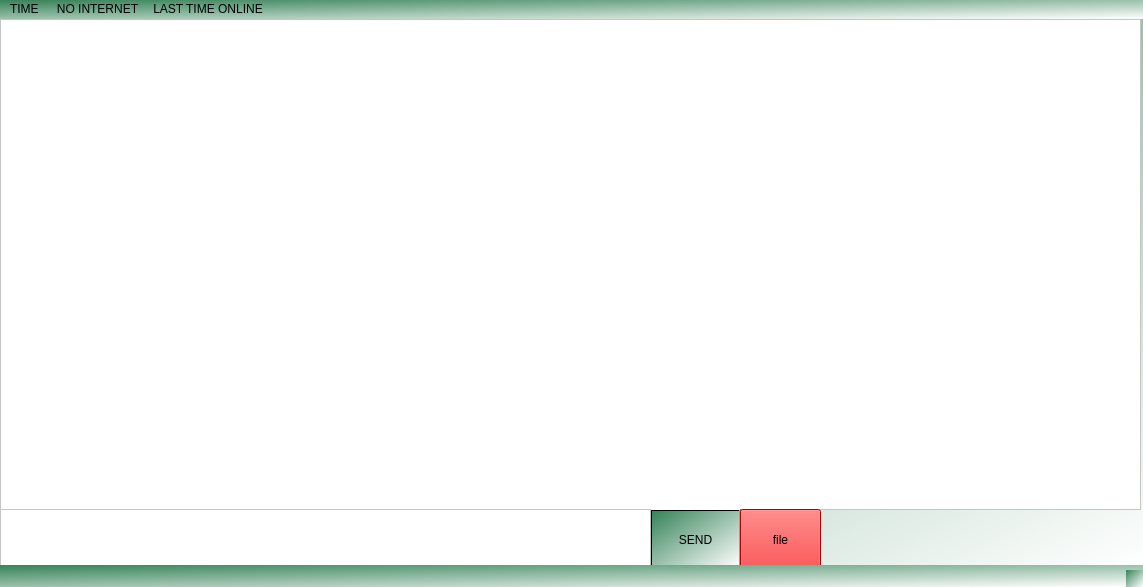
<?xml version="1.0" encoding="UTF-8"?>
<ui version="4.0">
 <class>MainWindow</class>
 <widget class="QMainWindow" name="MainWindow">
  <property name="geometry">
   <rect>
    <x>0</x>
    <y>0</y>
    <width>1143</width>
    <height>587</height>
   </rect>
  </property>
  <property name="sizePolicy">
   <sizepolicy hsizetype="Fixed" vsizetype="Fixed">
    <horstretch>0</horstretch>
    <verstretch>0</verstretch>
   </sizepolicy>
  </property>
  <property name="minimumSize">
   <size>
    <width>1143</width>
    <height>587</height>
   </size>
  </property>
  <property name="maximumSize">
   <size>
    <width>1143</width>
    <height>587</height>
   </size>
  </property>
  <property name="windowTitle">
   <string>FTV100CLIENT</string>
  </property>
  <property name="styleSheet">
   <string notr="true">background-color: qlineargradient(spread:pad, x1:0, y1:0, x2:1, y2:1, stop:0 rgba(54, 131, 89, 255), stop:1 rgba(255, 255, 255, 255));</string>
  </property>
  <widget class="QWidget" name="centralwidget">
   <widget class="QPlainTextEdit" name="txtclientchatroom">
    <property name="geometry">
     <rect>
      <x>0</x>
      <y>0</y>
      <width>1141</width>
      <height>491</height>
     </rect>
    </property>
    <property name="font">
     <font>
      <pointsize>18</pointsize>
     </font>
    </property>
    <property name="styleSheet">
     <string notr="true">
background-color: rgb(255, 255, 255);</string>
    </property>
   </widget>
   <widget class="QPushButton" name="pushButton">
    <property name="geometry">
     <rect>
      <x>650</x>
      <y>490</y>
      <width>91</width>
      <height>61</height>
     </rect>
    </property>
    <property name="styleSheet">
     <string notr="true">border-left-color: rgb(255, 0, 0);</string>
    </property>
    <property name="text">
     <string>SEND</string>
    </property>
   </widget>
   <widget class="QPushButton" name="pushButton_3">
    <property name="geometry">
     <rect>
      <x>740</x>
      <y>490</y>
      <width>81</width>
      <height>61</height>
     </rect>
    </property>
    <property name="styleSheet">
     <string notr="true">background-color: rgb(255, 0, 0);
font: 87 14pt &quot;Arial Black&quot;;</string>
    </property>
    <property name="text">
     <string>file</string>
    </property>
   </widget>
   <widget class="QTextEdit" name="textEdit">
    <property name="geometry">
     <rect>
      <x>0</x>
      <y>490</y>
      <width>651</width>
      <height>61</height>
     </rect>
    </property>
    <property name="styleSheet">
     <string notr="true">background-color: rgb(255, 255, 255);</string>
    </property>
   </widget>
  </widget>
  <widget class="QMenuBar" name="menubar">
   <property name="geometry">
    <rect>
     <x>0</x>
     <y>0</y>
     <width>1143</width>
     <height>21</height>
    </rect>
   </property>
   <widget class="QMenu" name="menuTIME">
    <property name="title">
     <string>TIME </string>
    </property>
    <addaction name="actionclose"/>
   </widget>
   <widget class="QMenu" name="menuYOU_OFFLINE">
    <property name="title">
     <string>NO INTERNET</string>
    </property>
   </widget>
   <widget class="QMenu" name="menuLAST_TIME_ONLINE">
    <property name="title">
     <string>LAST TIME ONLINE</string>
    </property>
   </widget>
   <addaction name="menuTIME"/>
   <addaction name="menuYOU_OFFLINE"/>
   <addaction name="menuLAST_TIME_ONLINE"/>
  </widget>
  <widget class="QStatusBar" name="statusbar"/>
  <action name="actionclose">
   <property name="text">
    <string>close</string>
   </property>
  </action>
 </widget>
 <resources/>
 <connections/>
</ui>
